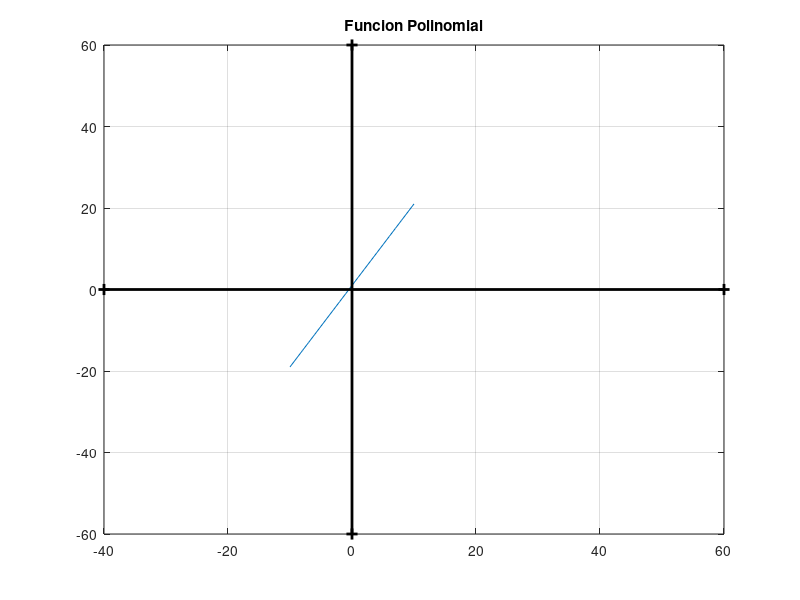

This figure's MATLAB source:
%Octave Script
%Title            :Funciones algebraicas: polinomiales y racionales
%Description      :Script para recordar funciones algebraicas: polinomiales y racionales 
%Author           :Ana Cristina Franco Gonzalez
%Date             :18/11/2021
%Version          :1
%Notes            :Requiere aplicacion octave, usar linea de comandos

clear
%Dominio 
x=[-10:1:10];
%Funcion a plotear
fx=(2*x+1);
plot(x, fx)
%marcar el plano cartesiano
hold on 
grid on
plot([-40 60],[0 0],'k+-',"linewidth",2,"markersize",8);
plot([0 0],[-60 60],'k+-',"linewidth",2,"markersize",8);
title('Funcion Polinomial');
disp('f(x)=0 es: (-0.1927,0.67465)');
